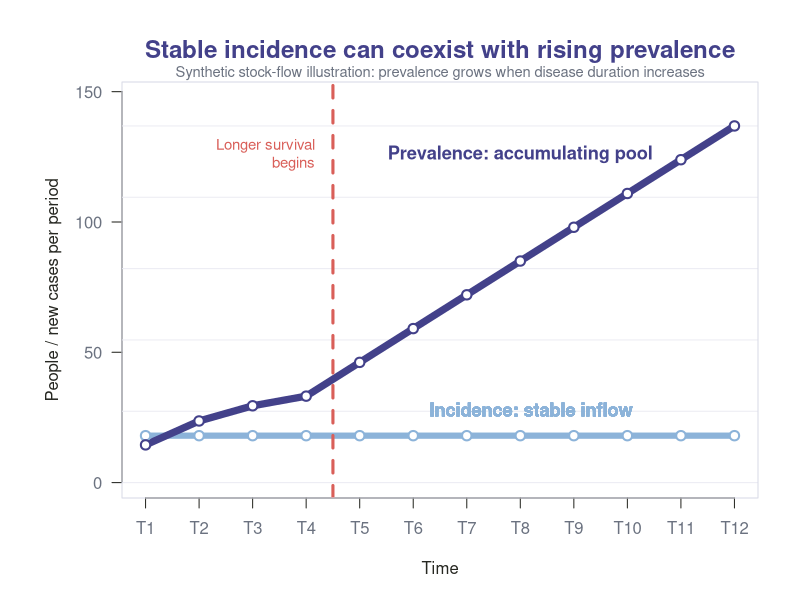
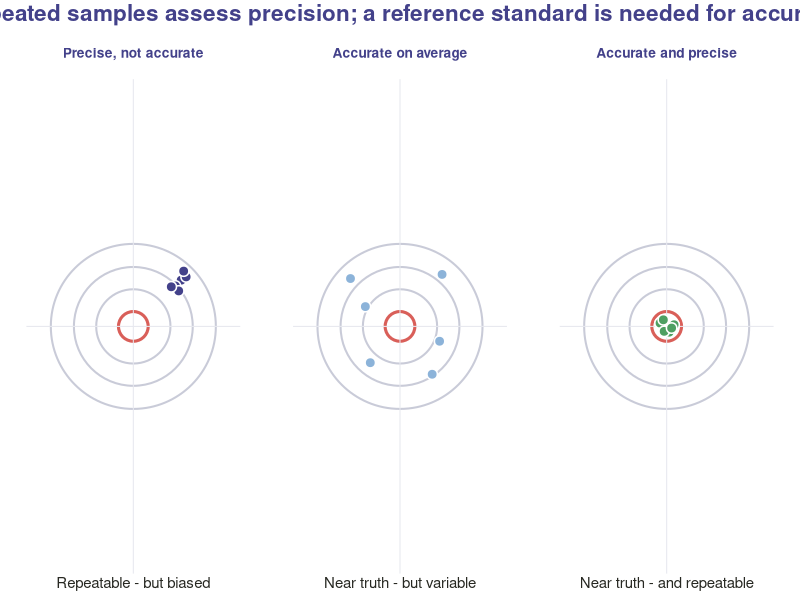
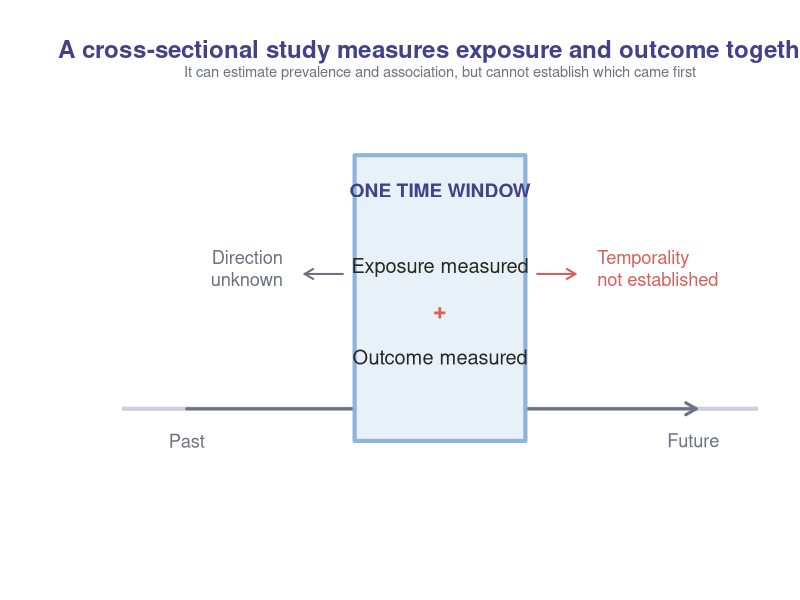
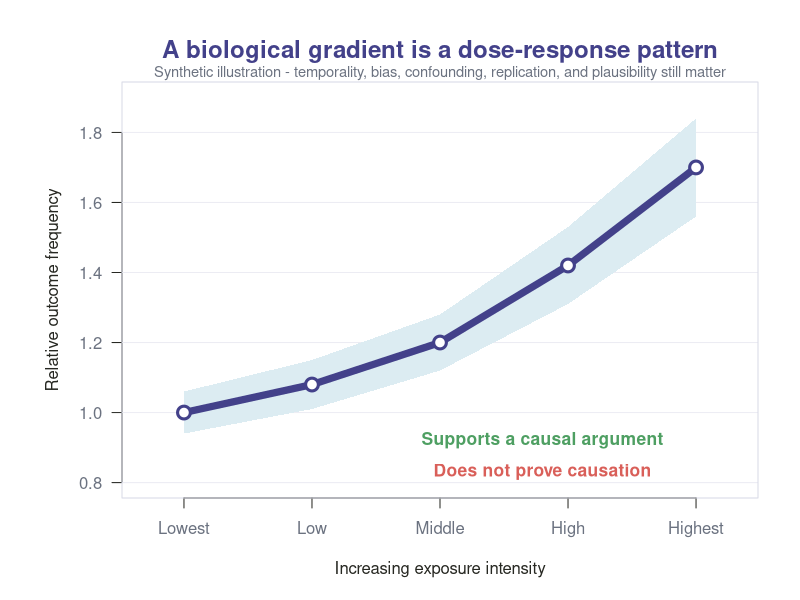
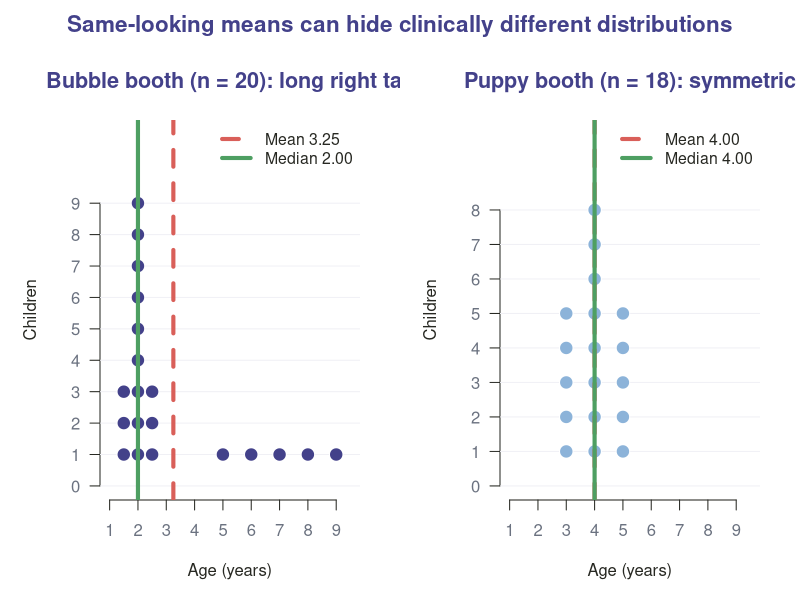
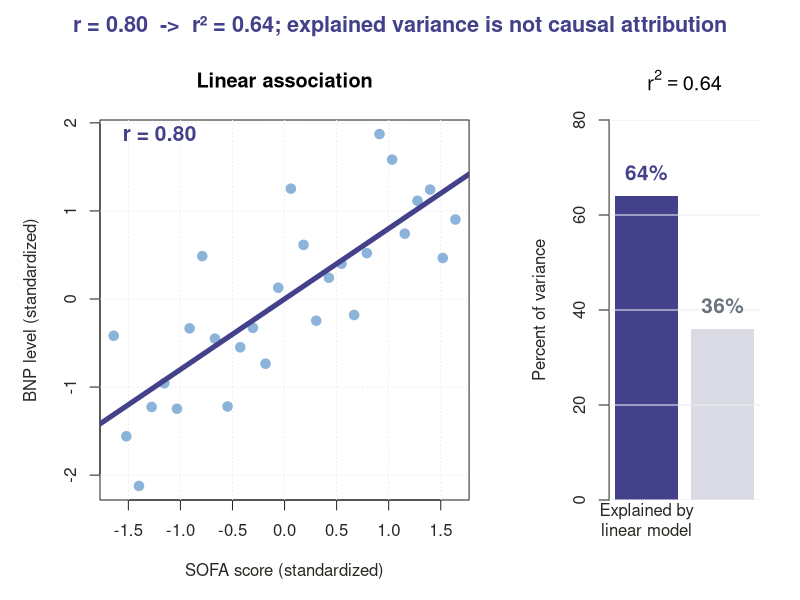
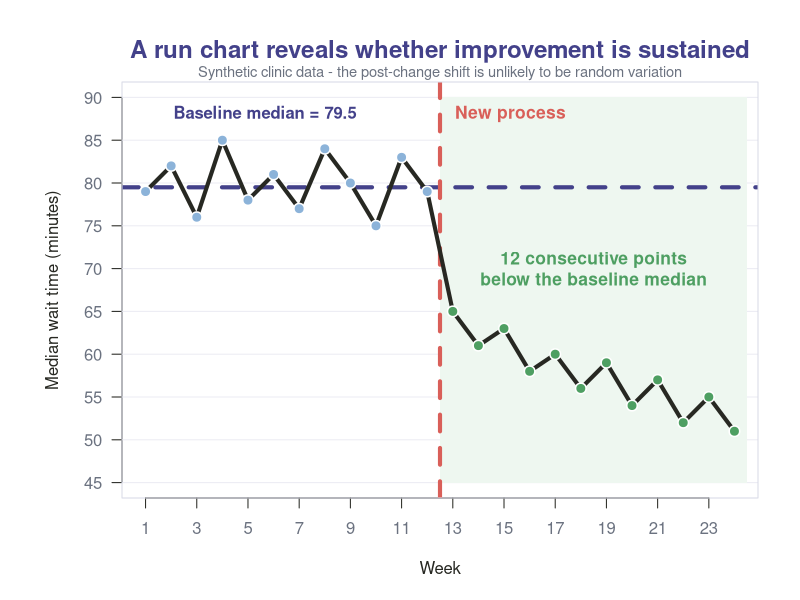

These charts were generated, in order, by the following R code:
#!/usr/bin/env Rscript

# Reproducible explanatory figures for EBM 26_1.
# All plotted values are synthetic teaching data unless they reproduce
# arithmetic stated in the source PREP question.

primary <- "#43418A"
secondary <- "#8CB3D9"
accent <- "#96C3CE"
success <- "#4E9F62"
warning <- "#D95F59"
ink <- "#272822"
muted <- "#6B7280"
paper <- "#FFFFFF"

out_dir <- "figs"
dir.create(out_dir, showWarnings = FALSE, recursive = TRUE)

open_png <- function(name, width = 1600, height = 900) {
  png(file.path(out_dir, name), width = width, height = height, res = 160,
      bg = paper, type = "cairo")
  par(family = "sans", fg = ink, col.axis = ink, col.lab = ink,
      mar = c(5, 6, 4, 2) + 0.1)
}

panel_title <- function(main, sub = NULL) {
  title(main = main, col.main = primary, font.main = 2, cex.main = 1.45,
        line = 1.2)
  if (!is.null(sub)) {
    mtext(sub, side = 3, line = 0.05, cex = 0.88, col = muted)
  }
}

# Figure 1: Stable incidence but increasing prevalence when duration increases.
open_png("q10_incidence_prevalence.png")
years <- 1:12
incidence <- rep(18, length(years))
prevalence_old <- 18 * (1 - exp(-years / 2.2)) * 2.2
prevalence_new <- c(prevalence_old[1:4], prevalence_old[4] + cumsum(incidence[5:12] * 0.72))
plot(years, prevalence_new, type = "n", ylim = c(0, max(prevalence_new) * 1.08),
     xlab = "Time", ylab = "People / new cases per period", axes = FALSE)
axis(1, at = years, labels = paste0("T", years), col.axis = muted)
axis(2, las = 1, col.axis = muted)
abline(h = seq(0, max(prevalence_new), length.out = 6), col = "#ECECF3", lwd = 1)
lines(years, incidence, col = secondary, lwd = 6)
lines(years, prevalence_new, col = primary, lwd = 7)
abline(v = 4.5, col = warning, lty = 2, lwd = 3)
points(years, incidence, pch = 21, bg = paper, col = secondary, lwd = 2, cex = 1.25)
points(years, prevalence_new, pch = 21, bg = paper, col = primary, lwd = 2, cex = 1.25)
text(8.2, incidence + 10, "Incidence: stable inflow", col = secondary, font = 2, cex = 1.1)
text(8.0, prevalence_new[10] + 15, "Prevalence: accumulating pool", col = primary,
     font = 2, cex = 1.1)
text(4.35, max(prevalence_new) * 0.91, "Longer survival\nbegins", col = warning,
     pos = 2, cex = 0.9)
panel_title("Stable incidence can coexist with rising prevalence",
            "Synthetic stock-flow illustration: prevalence grows when disease duration increases")
box(col = "#D8DAE6")
dev.off()

# Figure 2: Precision vs accuracy as repeated measurement patterns.
open_png("q24_precision_accuracy.png", 1700, 900)
par(mfrow = c(1, 3), mar = c(2, 2, 4, 2), oma = c(0, 0, 2, 0))
draw_target <- function(points, heading, caption, point_col) {
  plot(0, 0, type = "n", xlim = c(-1.2, 1.2), ylim = c(-1.2, 1.2),
       axes = FALSE, xlab = "", ylab = "", asp = 1)
  for (r in c(1, 0.72, 0.45, 0.18)) {
    symbols(0, 0, circles = r, inches = FALSE, add = TRUE,
            fg = if (r == 0.18) warning else "#C9CBD8", lwd = if (r == 0.18) 3 else 2)
  }
  abline(h = 0, v = 0, col = "#E6E7EE", lwd = 1)
  points(points[, 1], points[, 2], pch = 21, bg = point_col,
         col = paper, lwd = 1.5, cex = 2.1)
  title(main = heading, col.main = primary, font.main = 2, cex.main = 1.25)
  mtext(caption, side = 1, line = 0.3, cex = 0.9, col = ink)
}
precise_not_accurate <- matrix(c(0.58, 0.51, 0.64, 0.55, 0.61, 0.46,
                                 0.56, 0.49, 0.60, 0.43, 0.67, 0.48), ncol = 2)
accurate_not_precise <- matrix(c(-0.60, -0.36, 0.48, 0.51, -0.42, 0.39,
                                 0.58, -0.44, -0.18, 0.63, 0.24, -0.58), ncol = 2)
accurate_precise <- matrix(c(-0.08, 0.03, 0.09, -0.04, -0.03, 0.06,
                             0.04, -0.07, 0.02, 0.08, -0.06, -0.02), ncol = 2)
draw_target(precise_not_accurate, "Precise, not accurate", "Repeatable - but biased", primary)
draw_target(accurate_not_precise, "Accurate on average", "Near truth - but variable", secondary)
draw_target(accurate_precise, "Accurate and precise", "Near truth - and repeatable", success)
mtext("Repeated samples assess precision; a reference standard is needed for accuracy",
      outer = TRUE, side = 3, line = 0.2, col = primary, font = 2, cex = 1.35)
dev.off()

# Figure 3: Cross-sectional design is a snapshot.
open_png("q20_cross_sectional_snapshot.png", 1700, 850)
plot(0, 0, type = "n", xlim = c(0, 10), ylim = c(0, 6), axes = FALSE,
     xlab = "", ylab = "")
abline(h = 1.15, col = "#CDD0DC", lwd = 4)
arrows(0.7, 1.15, 9.35, 1.15, length = 0.12, col = muted, lwd = 3)
text(0.7, 0.65, "Past", col = muted, cex = 1.1)
text(9.3, 0.65, "Future", col = muted, cex = 1.1)
rect(3.55, 0.65, 6.45, 5.1, col = "#E8F1F7", border = secondary, lwd = 4)
text(5, 4.55, "ONE TIME WINDOW", col = primary, font = 2, cex = 1.15)
text(5, 3.35, "Exposure measured", col = ink, cex = 1.2)
text(5, 2.65, "+", col = warning, cex = 1.4, font = 2)
text(5, 1.95, "Outcome measured", col = ink, cex = 1.2)
arrows(3.35, 3.25, 2.7, 3.25, length = 0.1, col = muted, lwd = 2)
text(2.5, 3.25, "Direction\nunknown", col = muted, cex = 1.1, pos = 2)
arrows(6.65, 3.25, 7.3, 3.25, length = 0.1, col = warning, lwd = 2)
text(7.5, 3.25, "Temporality\nnot established", col = warning, cex = 1.1, pos = 4)
panel_title("A cross-sectional study measures exposure and outcome together",
            "It can estimate prevalence and association, but cannot establish which came first")
dev.off()

# Figure 4: Biological gradient as one causal consideration.
open_png("q18_biological_gradient.png")
exposure <- 1:5
rate <- c(1.00, 1.08, 1.20, 1.42, 1.70)
plot(exposure, rate, type = "n", xlim = c(0.7, 5.3), ylim = c(0.8, 1.9),
     xlab = "Increasing exposure intensity", ylab = "Relative outcome frequency",
     axes = FALSE)
axis(1, at = exposure, labels = c("Lowest", "Low", "Middle", "High", "Highest"),
     col.axis = muted)
axis(2, at = seq(0.8, 1.8, 0.2), las = 1, col.axis = muted)
abline(h = seq(0.8, 1.8, 0.2), col = "#ECECF3")
polygon(c(exposure, rev(exposure)),
        c(rate - c(.06, .07, .08, .11, .14), rev(rate + c(.06, .07, .08, .11, .14))),
        col = "#DCECF2", border = NA)
lines(exposure, rate, col = primary, lwd = 7)
points(exposure, rate, pch = 21, bg = paper, col = primary, lwd = 3, cex = 1.7)
text(3.8, 0.92, "Supports a causal argument", col = success, font = 2, cex = 1.05)
text(3.8, 0.83, "Does not prove causation", col = warning, font = 2, cex = 1.05)
panel_title("A biological gradient is a dose-response pattern",
            "Synthetic illustration - temporality, bias, confounding, replication, and plausibility still matter")
box(col = "#D8DAE6")
dev.off()

# Figure 5: Exact age distributions from PREP Question 15.
open_png("q15_age_distributions.png", 1700, 900)
bubbles <- c(rep(1.5, 3), rep(2, 9), rep(2.5, 3), 5, 6, 7, 8, 9)
puppy <- c(rep(3, 5), rep(4, 8), rep(5, 5))
par(mfrow = c(1, 2), mar = c(5, 5, 4, 2), oma = c(0, 0, 2, 0))
draw_dotstack <- function(values, heading, col) {
  tab <- table(values)
  xs <- as.numeric(names(tab))
  max_n <- max(tab)
  plot(0, 0, type = "n", xlim = c(1, 9.5), ylim = c(0, max_n + 2.2),
       xlab = "Age (years)", ylab = "Children", axes = FALSE)
  axis(1, at = 1:9, col.axis = muted)
  axis(2, at = 0:max_n, las = 1, col.axis = muted)
  abline(h = 0:max_n, col = "#F0F0F5")
  for (i in seq_along(xs)) {
    points(rep(xs[i], tab[i]), seq_len(tab[i]), pch = 21, bg = col,
           col = paper, lwd = 1, cex = 1.8)
  }
  abline(v = mean(values), col = warning, lwd = 4, lty = 2)
  abline(v = median(values), col = success, lwd = 4)
  title(main = heading, col.main = primary, font.main = 2, cex.main = 1.3)
  legend("topright", legend = c(sprintf("Mean %.2f", mean(values)),
                                sprintf("Median %.2f", median(values))),
         col = c(warning, success), lty = c(2, 1), lwd = 4,
         bty = "n", cex = 0.95)
}
draw_dotstack(bubbles, "Bubble booth (n = 20): long right tail", primary)
draw_dotstack(puppy, "Puppy booth (n = 18): symmetric", secondary)
mtext("Same-looking means can hide clinically different distributions",
      outer = TRUE, side = 3, line = 0.2, col = primary, font = 2, cex = 1.35)
dev.off()

# Figure 6: r and r-squared with exact synthetic correlation of 0.80.
open_png("q16_r_squared.png", 1700, 900)
n <- 28
x_std <- as.numeric(scale(seq_len(n)))
residual <- sin(seq_len(n) * 1.77) + cos(seq_len(n) * 0.83)
residual <- residual - mean(residual)
residual <- residual - x_std * sum(residual * x_std) / sum(x_std^2)
residual <- as.numeric(scale(residual))
y_std <- 0.8 * x_std + sqrt(1 - 0.8^2) * residual
r_observed <- cor(x_std, y_std)
layout(matrix(c(1, 2), nrow = 1), widths = c(1.4, 0.8))
par(mar = c(5, 5, 4, 2), oma = c(0, 0, 2, 0))
plot(x_std, y_std, pch = 21, bg = secondary, col = paper, cex = 1.55,
     xlab = "SOFA score (standardized)", ylab = "BNP level (standardized)",
     main = "Linear association")
grid(col = "#ECECF3")
points(x_std, y_std, pch = 21, bg = secondary, col = paper, cex = 1.55)
abline(lm(y_std ~ x_std), col = primary, lwd = 5)
text(-1.65, 1.85, sprintf("r = %.2f", r_observed), col = primary,
     font = 2, cex = 1.25, pos = 4)
barplot(c(64, 36), names.arg = c("Explained by\nlinear model", "Unexplained\nvariation"),
        col = c(primary, "#D9DAE4"), border = NA, ylim = c(0, 80),
        ylab = "Percent of variance", main = expression(r^2 == 0.64))
abline(h = seq(0, 80, 20), col = "#ECECF3")
text(c(0.7, 1.9), c(64, 36) + 5, labels = c("64%", "36%"),
     col = c(primary, muted), font = 2, cex = 1.25)
mtext("r = 0.80  ->  r² = 0.64; explained variance is not causal attribution",
      outer = TRUE, side = 3, line = 0.2, col = primary, font = 2, cex = 1.3)
dev.off()

# Figure 7: Synthetic run chart with a post-intervention shift.
open_png("q44_run_chart.png", 1700, 900)
week <- 1:24
wait <- c(79, 82, 76, 85, 78, 81, 77, 84, 80, 75, 83, 79,
          65, 61, 63, 58, 60, 56, 59, 54, 57, 52, 55, 51)
baseline_median <- median(wait[1:12])
plot(week, wait, type = "n", ylim = c(45, 90), xlim = c(1, 24),
     xlab = "Week", ylab = "Median wait time (minutes)", axes = FALSE)
axis(1, at = seq(1, 24, 2), col.axis = muted)
axis(2, at = seq(45, 90, 5), las = 1, col.axis = muted)
abline(h = seq(45, 90, 5), col = "#ECECF3")
rect(12.5, 45, 24.5, 90, col = "#EEF7F0", border = NA)
abline(h = baseline_median, col = primary, lwd = 4, lty = 2)
abline(v = 12.5, col = warning, lwd = 4, lty = 2)
lines(week, wait, col = ink, lwd = 4)
points(week[1:12], wait[1:12], pch = 21, bg = secondary, col = paper, lwd = 1.5, cex = 1.4)
points(week[13:24], wait[13:24], pch = 21, bg = success, col = paper, lwd = 1.5, cex = 1.4)
text(12.7, 88, "New process", col = warning, font = 2, pos = 4, cex = 1.05)
text(1.7, 88, sprintf("Baseline median = %.1f", baseline_median),
     col = primary, font = 2, pos = 4, cex = 1.0)
text(18.5, 70, "12 consecutive points\nbelow the baseline median", col = success,
     font = 2, cex = 1.05)
panel_title("A run chart reveals whether improvement is sustained",
            "Synthetic clinic data - the post-change shift is unlikely to be random variation")
box(col = "#D8DAE6")
dev.off()

cat("Generated figures:\n")
cat(paste0("- ", list.files(out_dir, pattern = "\\.png$")), sep = "\n")
